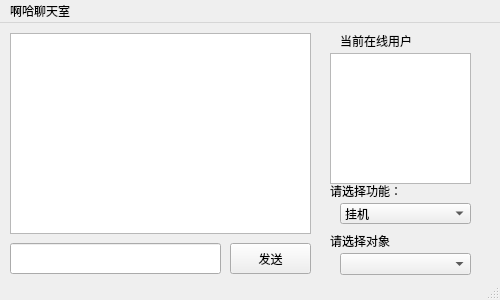
<?xml version="1.0" encoding="UTF-8"?>
<ui version="4.0">
 <class>chat_ui</class>
 <widget class="QMainWindow" name="chat_ui">
  <property name="geometry">
   <rect>
    <x>0</x>
    <y>0</y>
    <width>500</width>
    <height>300</height>
   </rect>
  </property>
  <property name="windowTitle">
   <string>MainWindow</string>
  </property>
  <widget class="QWidget" name="centralwidget">
   <widget class="QLabel" name="label">
    <property name="geometry">
     <rect>
      <x>340</x>
      <y>10</y>
      <width>81</width>
      <height>16</height>
     </rect>
    </property>
    <property name="text">
     <string>当前在线用户</string>
    </property>
   </widget>
   <widget class="QTextBrowser" name="chat_show">
    <property name="geometry">
     <rect>
      <x>10</x>
      <y>10</y>
      <width>301</width>
      <height>201</height>
     </rect>
    </property>
   </widget>
   <widget class="QTextBrowser" name="user_name">
    <property name="geometry">
     <rect>
      <x>330</x>
      <y>30</y>
      <width>141</width>
      <height>131</height>
     </rect>
    </property>
   </widget>
   <widget class="QPushButton" name="pushButton">
    <property name="geometry">
     <rect>
      <x>230</x>
      <y>220</y>
      <width>81</width>
      <height>31</height>
     </rect>
    </property>
    <property name="cursor">
     <cursorShape>PointingHandCursor</cursorShape>
    </property>
    <property name="text">
     <string>发送</string>
    </property>
   </widget>
   <widget class="QComboBox" name="feature">
    <property name="geometry">
     <rect>
      <x>340</x>
      <y>180</y>
      <width>131</width>
      <height>21</height>
     </rect>
    </property>
    <item>
     <property name="text">
      <string>挂机</string>
     </property>
    </item>
    <item>
     <property name="text">
      <string>私聊</string>
     </property>
    </item>
    <item>
     <property name="text">
      <string>广播</string>
     </property>
    </item>
    <item>
     <property name="text">
      <string>禁言（管理员权限）</string>
     </property>
    </item>
    <item>
     <property name="text">
      <string>解禁（管理员权限）</string>
     </property>
    </item>
    <item>
     <property name="text">
      <string>踢人（管理员权限）</string>
     </property>
    </item>
   </widget>
   <widget class="QLabel" name="label_2">
    <property name="geometry">
     <rect>
      <x>330</x>
      <y>160</y>
      <width>111</width>
      <height>16</height>
     </rect>
    </property>
    <property name="text">
     <string>请选择功能：</string>
    </property>
   </widget>
   <widget class="QLabel" name="label_3">
    <property name="geometry">
     <rect>
      <x>330</x>
      <y>210</y>
      <width>61</width>
      <height>16</height>
     </rect>
    </property>
    <property name="text">
     <string>请选择对象</string>
    </property>
   </widget>
   <widget class="QComboBox" name="ob">
    <property name="geometry">
     <rect>
      <x>340</x>
      <y>230</y>
      <width>131</width>
      <height>22</height>
     </rect>
    </property>
   </widget>
   <widget class="QLineEdit" name="inputtext">
    <property name="geometry">
     <rect>
      <x>10</x>
      <y>220</y>
      <width>211</width>
      <height>31</height>
     </rect>
    </property>
   </widget>
  </widget>
  <widget class="QMenuBar" name="menubar">
   <property name="geometry">
    <rect>
     <x>0</x>
     <y>0</y>
     <width>500</width>
     <height>23</height>
    </rect>
   </property>
   <widget class="QMenu" name="menu">
    <property name="title">
     <string>啊哈聊天室</string>
    </property>
   </widget>
   <addaction name="menu"/>
  </widget>
  <widget class="QStatusBar" name="statusbar"/>
 </widget>
 <resources/>
 <connections/>
</ui>
